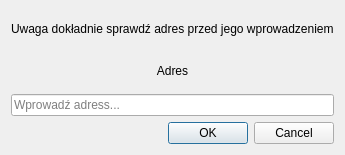
<?xml version="1.0" encoding="UTF-8"?>
<ui version="4.0">
 <class>Dialog</class>
 <widget class="QDialog" name="Dialog">
  <property name="geometry">
   <rect>
    <x>0</x>
    <y>0</y>
    <width>343</width>
    <height>155</height>
   </rect>
  </property>
  <property name="windowTitle">
   <string>Dialog</string>
  </property>
  <layout class="QVBoxLayout" name="verticalLayout">
   <item>
    <widget class="QLabel" name="label">
     <property name="text">
      <string>Uwaga dokładnie sprawdź adres przed jego wprowadzeniem</string>
     </property>
    </widget>
   </item>
   <item>
    <widget class="QLabel" name="label_2">
     <property name="text">
      <string>Adres</string>
     </property>
     <property name="alignment">
      <set>Qt::AlignCenter</set>
     </property>
    </widget>
   </item>
   <item>
    <widget class="QLineEdit" name="leAdress">
     <property name="placeholderText">
      <string>Wprowadź adress...</string>
     </property>
    </widget>
   </item>
   <item>
    <widget class="QDialogButtonBox" name="buttonBox">
     <property name="standardButtons">
      <set>QDialogButtonBox::Cancel|QDialogButtonBox::Ok</set>
     </property>
    </widget>
   </item>
  </layout>
 </widget>
 <resources/>
 <connections/>
</ui>
